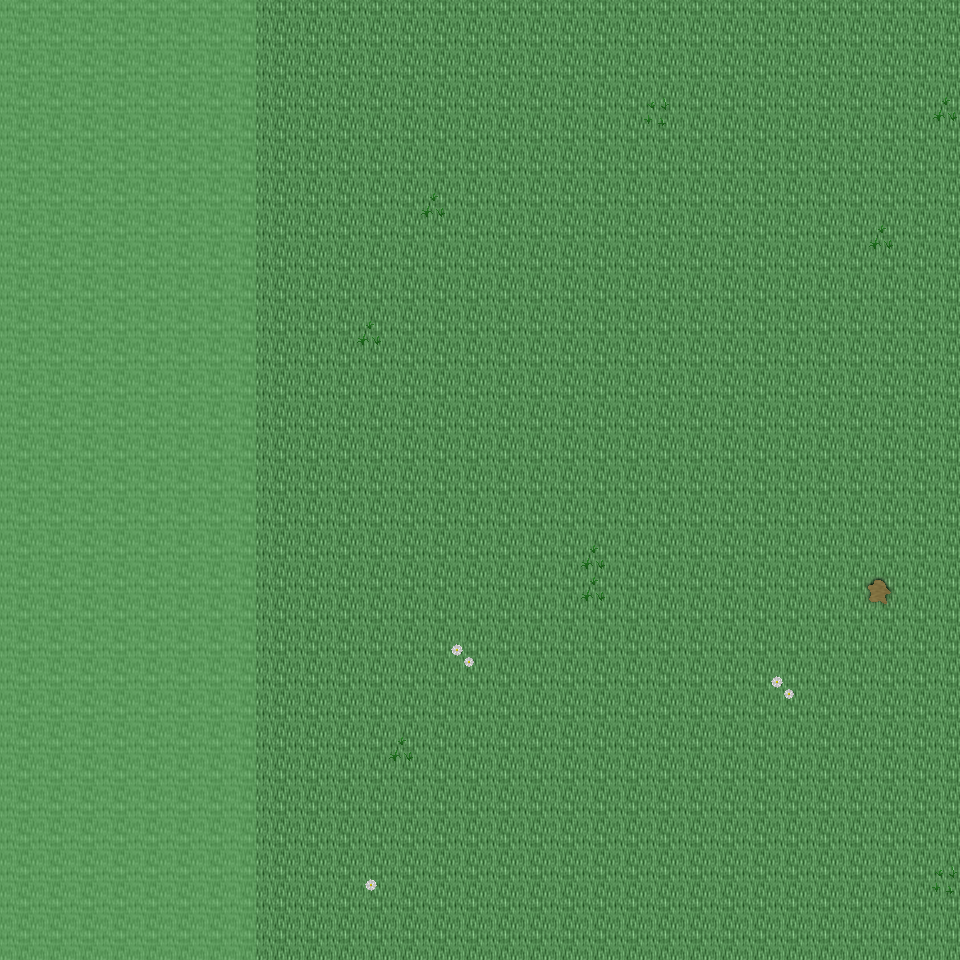

A level layout from a 2D game, rendered from its tile map. Below: a short description, then the map file with tile-grid data replaced by summaries:
An orthogonal 30x30 tile map with 32x32 px tiles, 6 tile layers (Ground, Object, Object2, Above, ...), 26 tilesets and 2 objects (2x mapExit).

<map version="1.0" orientation="orthogonal" renderorder="right-down" width="30" height="30" tilewidth="32" tileheight="32" nextobjectid="3">
  <tileset firstgid="1" name="tileset_ground_ground" tilewidth="32" tileheight="32" tilecount="33" columns="3">
    <image source="../drawable/tileset_ground_ground.png" width="96" height="352" />
  </tileset>
  <tileset firstgid="34" name="tileset_building_castle" tilewidth="32" tileheight="32" tilecount="320" columns="20">
    <image source="../drawable/tileset_building_castle.png" width="640" height="512" />
  </tileset>
  <tileset firstgid="354" name="tileset_plant_flower_daisy_white" tilewidth="32" tileheight="32" tilecount="8" columns="2">
    <image source="../drawable/tileset_plant_flower_daisy_white.png" width="64" height="128" />
  </tileset>
  <tileset firstgid="362" name="tileset_ground_mud_patch" tilewidth="32" tileheight="32" tilecount="4" columns="4">
    <image source="../drawable/tileset_ground_mud_patch.png" width="128" height="32" />
  </tileset>
  <tileset firstgid="366" name="tileset_plant_grasses" tilewidth="32" tileheight="32" tilecount="6" columns="3">
    <image source="../drawable/tileset_plant_grasses.png" width="96" height="64" />
  </tileset>
  <tileset firstgid="372" name="tileset_ground_cobbled_paving" tilewidth="32" tileheight="32" tilecount="1" columns="1">
    <image source="../drawable/tileset_ground_cobbled_paving.png" width="32" height="32" />
  </tileset>
  <tileset firstgid="373" name="tileset_plant_bush_bushes" tilewidth="32" tileheight="32" tilecount="10" columns="5">
    <image source="../drawable/tileset_plant_bush_bushes.png" width="160" height="64" />
  </tileset>
  <tileset firstgid="383" name="tileset_ground_grass_edges" tilewidth="32" tileheight="32" tilecount="36" columns="12">
    <image source="../drawable/tileset_ground_grass_edges.png" width="384" height="96" />
  </tileset>
  <tileset firstgid="419" name="tileset_ground_grass_corners" tilewidth="32" tileheight="32" tilecount="24" columns="6">
    <image source="../drawable/tileset_ground_grass_corners.png" width="192" height="128" />
  </tileset>
  <tileset firstgid="443" name="tileset_plant_tree_tree_darkgreen" tilewidth="32" tileheight="32" tilecount="88" columns="8">
    <image source="../drawable/tileset_plant_tree_tree_darkgreen.png" width="256" height="352" />
  </tileset>
  <tileset firstgid="531" name="tileset_plant_flower_daisy_yellow" tilewidth="32" tileheight="32" tilecount="8" columns="2">
    <image source="../drawable/tileset_plant_flower_daisy_yellow.png" width="64" height="128" />
  </tileset>
  <tileset firstgid="539" name="tileset_plant_flower_daisy_red" tilewidth="32" tileheight="32" tilecount="8" columns="2">
    <image source="../drawable/tileset_plant_flower_daisy_red.png" width="64" height="128" />
  </tileset>
  <tileset firstgid="547" name="tileset_plant_flower_daisy_blue" tilewidth="32" tileheight="32" tilecount="8" columns="2">
    <image source="../drawable/tileset_plant_flower_daisy_blue.png" width="64" height="128" />
  </tileset>
  <tileset firstgid="555" name="tileset_building_fence_fence_chunky" tilewidth="32" tileheight="32" tilecount="21" columns="3">
    <image source="../drawable/tileset_building_fence_fence_chunky.png" width="96" height="224" />
  </tileset>
  <tileset firstgid="576" name="tileset_plant_bush_hedge" tilewidth="32" tileheight="32" tilecount="35" columns="5">
    <image source="../drawable/tileset_plant_bush_hedge.png" width="160" height="224" />
  </tileset>
  <tileset firstgid="611" name="tileset_plant_stump_stump_green" tilewidth="32" tileheight="32" tilecount="4" columns="2">
    <image source="../drawable/tileset_plant_stump_stump_green.png" width="64" height="64" />
  </tileset>
  <tileset firstgid="615" name="tileset_plant_stump_stump_brown" tilewidth="32" tileheight="32" tilecount="4" columns="2">
    <image source="../drawable/tileset_plant_stump_stump_brown.png" width="64" height="64" />
  </tileset>
  <tileset firstgid="619" name="tileset_logic_item_resources" tilewidth="32" tileheight="32" tilecount="6" columns="6">
    <image source="../drawable/tileset_logic_item_resources.png" width="192" height="32" />
  </tileset>
  <tileset firstgid="625" name="tileset_logic_portal" tilewidth="32" tileheight="32" tilecount="24" columns="8">
    <image source="../drawable/tileset_logic_portal.png" width="256" height="96" />
  </tileset>
  <tileset firstgid="649" name="tileset_logic_creature_mummy" tilewidth="32" tileheight="32" tilecount="2" columns="2">
    <image source="../drawable/tileset_logic_creature_mummy.png" width="64" height="32" />
  </tileset>
  <tileset firstgid="651" name="tileset_logic_creature_animal" tilewidth="32" tileheight="32" tilecount="32" columns="8">
    <image source="../drawable/tileset_logic_creature_animal.png" width="256" height="128" />
  </tileset>
  <tileset firstgid="683" name="tileset_logic_collision" tilewidth="32" tileheight="32" tilecount="1" columns="1">
    <image source="../drawable/tileset_logic_collision.png" width="32" height="32" />
  </tileset>
  <tileset firstgid="684" name="tileset_ground_grass_2" tilewidth="32" tileheight="32" tilecount="21" columns="3">
    <image source="../drawable/tileset_ground_grass_2.png" width="96" height="224" />
  </tileset>
  <tileset firstgid="705" name="tileset_logic_protection" tilewidth="32" tileheight="32" tilecount="2" columns="2">
    <image source="../drawable/tileset_logic_protection.png" width="64" height="32" />
  </tileset>
  <tileset firstgid="707" name="tileset_logic_creature_undead_skeleton" tilewidth="32" tileheight="32" tilecount="6" columns="6">
    <image source="../drawable/tileset_logic_creature_undead_skeleton.png" width="192" height="32" />
  </tileset>
  <tileset firstgid="713" name="tileset_logic_creature_troll" tilewidth="32" tileheight="32" tilecount="4" columns="4">
    <image source="../drawable/tileset_logic_creature_troll.png" width="128" height="32" />
  </tileset>
  <layer name="Ground" width="30" height="30">
    <data>[900 cells, 900 non-empty, 1 distinct tile ids]</data>
  </layer>
  <layer name="Object" width="30" height="30">
    <data>[900 cells, 13 non-empty, 5 distinct tile ids]</data>
  </layer>
  <layer name="Object2" width="30" height="30">
    <data>[900 cells, 0 non-empty, 0 distinct tile ids]</data>
  </layer>
  <layer name="Above" width="30" height="30">
    <data>[900 cells, 240 non-empty, 18 distinct tile ids]</data>
  </layer>
  <layer name="Above2" width="30" height="30">
    <data>[900 cells, 0 non-empty, 0 distinct tile ids]</data>
  </layer>
  <layer name="Walkable" width="30" height="30">
    <data>[900 cells, 240 non-empty, 1 distinct tile ids]</data>
  </layer>
  <objectgroup name="MapEvents">
    <object id="1" name="north" type="mapExit" x="256" y="0" width="704" height="32">
      <properties>
        <property name="map" value="level_0_x106_y78" />
        <property name="x" value="8" />
        <property name="y" value="28" />
      </properties>
    </object>
    <object id="2" name="south" type="mapExit" x="256" y="928" width="704" height="32">
      <properties>
        <property name="map" value="level_0_x106_y80" />
        <property name="x" value="8" />
        <property name="y" value="1" />
      </properties>
    </object>
  </objectgroup>
</map>
